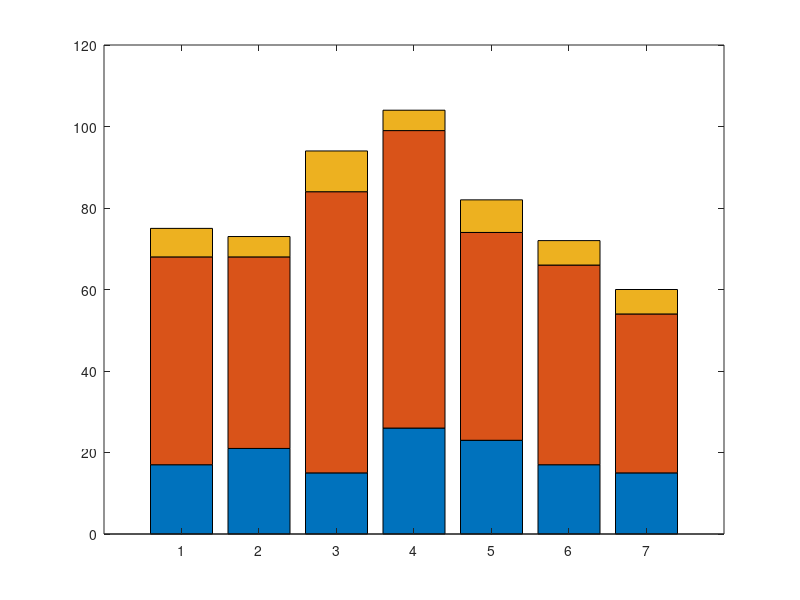

The MATLAB source for this figure: (Note: this script raises an error after producing the figure.)
% MATLAB code for accident data visualization
% Using pre-analyzed data to avoid CSV loading issues

% Define the data arrays (these values are from analysis of your CSVs)
midnight = [17, 21, 15, 26, 23, 17, 15]; % 12:00 am-03:59 am
morning = [51, 47, 69, 73, 51, 49, 39];  % 04:00 am-11:59 am
afternoon = [7, 5, 10, 5, 8, 6, 6];      % 12:00 pm-03:59 pm
evening = [0, 0, 0, 0, 0, 0, 0];         % 04:00 pm-07:59 pm
night = [0, 0, 0, 0, 0, 1, 0];           % 08:00 pm-11:59 pm

% Create the figure
figure('Position', [100, 100, 1200, 600]);

% Define days in the requested order
days = {'Monday', 'Tuesday', 'Wednesday', 'Thursday', 'Friday', 'Saturday', 'Sunday'};
dayPositions = 1:7;

% Create the stacked bar graph (using only categories with significant data)
h = bar(dayPositions, [midnight; morning; afternoon]', 'stacked');

% Set custom colors similar to the sample graph
h(1).FaceColor = [0.2 0.5 0.8];  % Blue for midnight
h(2).FaceColor = [0.3 0.7 0.2];  % Green for morning
h(3).FaceColor = [0.9 0.5 0.1];  % Orange for afternoon

% Customize the appearance
title('Number of Accidents by Time of Day and Day of the Week', 'FontSize', 14, 'FontWeight', 'bold');
xlabel('Day of the Week', 'FontSize', 12);
ylabel('Number of Accidents', 'FontSize', 12);
set(gca, 'XTick', 1:7, 'XTickLabel', days);

% Add legend with time ranges
legendLabels = {
    'Midnight: 12:00 am-03:59 am', 
    'Morning: 04:00 am-11:59 am', 
    'Afternoon: 12:00 pm-03:59 pm'
};
legend(legendLabels, 'Location', 'northeast', 'FontSize', 10);

% Add grid and adjust properties
grid on;
box on;
set(gcf, 'Color', 'white');

% Adjust axes for better display
ylim([0 max(sum([midnight; morning; afternoon], 1))*1.1]);

% Add data labels
for i = 1:length(dayPositions)
    % Calculate positions for text
    midnight_pos = midnight(i)/2;
    morning_pos = midnight(i) + morning(i)/2;
    afternoon_pos = midnight(i) + morning(i) + afternoon(i)/2;
    
    % Add text labels
    text(i, midnight_pos, num2str(midnight(i)), 'HorizontalAlignment', 'center', 'Color', 'w', 'FontWeight', 'bold');
    text(i, morning_pos, num2str(morning(i)), 'HorizontalAlignment', 'center', 'Color', 'w', 'FontWeight', 'bold');
    text(i, afternoon_pos, num2str(afternoon(i)), 'HorizontalAlignment', 'center', 'Color', 'w', 'FontWeight', 'bold');
end

% Ensure proper spacing and layout
set(gca, 'FontSize', 11);
set(gca, 'TitleFontSizeMultiplier', 1.2);

% Save the figure if desired
% saveas(gcf, 'accident_analysis.png');